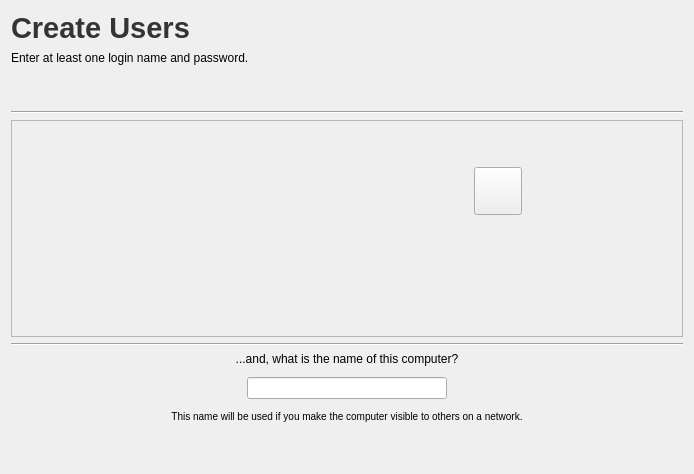
<?xml version="1.0" encoding="UTF-8"?>
<ui version="4.0">
 <class>UserCreation</class>
 <widget class="QWidget" name="UserCreation">
  <property name="geometry">
   <rect>
    <x>0</x>
    <y>0</y>
    <width>694</width>
    <height>474</height>
   </rect>
  </property>
  <property name="windowTitle">
   <string/>
  </property>
  <layout class="QVBoxLayout" name="verticalLayout_2">
   <item>
    <widget class="QLabel" name="label">
     <property name="maximumSize">
      <size>
       <width>16777215</width>
       <height>50</height>
      </size>
     </property>
     <property name="font">
      <font>
       <pointsize>14</pointsize>
      </font>
     </property>
     <property name="text">
      <string>&lt;!DOCTYPE HTML PUBLIC &quot;-//W3C//DTD HTML 4.0//EN&quot; &quot;http://www.w3.org/TR/REC-html40/strict.dtd&quot;&gt;
&lt;html&gt;&lt;head&gt;&lt;meta name=&quot;qrichtext&quot; content=&quot;1&quot; /&gt;&lt;style type=&quot;text/css&quot;&gt;
p, li { white-space: pre-wrap; }
&lt;/style&gt;&lt;/head&gt;&lt;body style=&quot; font-family:'Sans Serif'; font-size:14pt; font-weight:400; font-style:normal;&quot;&gt;
&lt;p style=&quot; margin-top:0px; margin-bottom:0px; margin-left:0px; margin-right:0px; -qt-block-indent:0; text-indent:0px;&quot;&gt;&lt;span style=&quot; font-size:22pt; font-weight:600; color:#343434;&quot;&gt;Create Users&lt;/span&gt;&lt;/p&gt;&lt;/body&gt;&lt;/html&gt;</string>
     </property>
    </widget>
   </item>
   <item>
    <widget class="QLabel" name="label_2">
     <property name="text">
      <string>Enter at least one login name and password.</string>
     </property>
     <property name="scaledContents">
      <bool>true</bool>
     </property>
     <property name="wordWrap">
      <bool>true</bool>
     </property>
    </widget>
   </item>
   <item>
    <spacer name="verticalSpacer">
     <property name="orientation">
      <enum>Qt::Vertical</enum>
     </property>
     <property name="sizeType">
      <enum>QSizePolicy::Fixed</enum>
     </property>
     <property name="sizeHint" stdset="0">
      <size>
       <width>20</width>
       <height>40</height>
      </size>
     </property>
    </spacer>
   </item>
   <item>
    <widget class="Line" name="line">
     <property name="orientation">
      <enum>Qt::Horizontal</enum>
     </property>
    </widget>
   </item>
   <item>
    <widget class="QScrollArea" name="scrollArea">
     <property name="widgetResizable">
      <bool>true</bool>
     </property>
     <widget class="QWidget" name="scrollAreaWidgetContents">
      <property name="geometry">
       <rect>
        <x>0</x>
        <y>0</y>
        <width>680</width>
        <height>208</height>
       </rect>
      </property>
      <property name="sizePolicy">
       <sizepolicy hsizetype="Expanding" vsizetype="Minimum">
        <horstretch>0</horstretch>
        <verstretch>0</verstretch>
       </sizepolicy>
      </property>
      <layout class="QVBoxLayout" name="verticalLayout_3">
       <property name="sizeConstraint">
        <enum>QLayout::SetNoConstraint</enum>
       </property>
       <item>
        <layout class="QVBoxLayout" name="verticalLayout">
         <property name="spacing">
          <number>1</number>
         </property>
         <property name="sizeConstraint">
          <enum>QLayout::SetFixedSize</enum>
         </property>
         <item>
          <spacer name="verticalSpacer_4">
           <property name="orientation">
            <enum>Qt::Vertical</enum>
           </property>
           <property name="sizeHint" stdset="0">
            <size>
             <width>20</width>
             <height>1</height>
            </size>
           </property>
          </spacer>
         </item>
        </layout>
       </item>
       <item>
        <layout class="QHBoxLayout" name="horizontalLayout">
         <item>
          <spacer name="horizontalSpacer">
           <property name="orientation">
            <enum>Qt::Horizontal</enum>
           </property>
           <property name="sizeHint" stdset="0">
            <size>
             <width>40</width>
             <height>20</height>
            </size>
           </property>
          </spacer>
         </item>
         <item>
          <spacer name="horizontalSpacer_9">
           <property name="orientation">
            <enum>Qt::Horizontal</enum>
           </property>
           <property name="sizeHint" stdset="0">
            <size>
             <width>40</width>
             <height>20</height>
            </size>
           </property>
          </spacer>
         </item>
         <item>
          <spacer name="horizontalSpacer_10">
           <property name="orientation">
            <enum>Qt::Horizontal</enum>
           </property>
           <property name="sizeHint" stdset="0">
            <size>
             <width>40</width>
             <height>20</height>
            </size>
           </property>
          </spacer>
         </item>
         <item>
          <widget class="QPushButton" name="addUser">
           <property name="minimumSize">
            <size>
             <width>48</width>
             <height>48</height>
            </size>
           </property>
           <property name="maximumSize">
            <size>
             <width>48</width>
             <height>48</height>
            </size>
           </property>
           <property name="toolTip">
            <string>Add another user account.</string>
           </property>
           <property name="text">
            <string/>
           </property>
          </widget>
         </item>
         <item>
          <spacer name="horizontalSpacer_8">
           <property name="orientation">
            <enum>Qt::Horizontal</enum>
           </property>
           <property name="sizeHint" stdset="0">
            <size>
             <width>40</width>
             <height>20</height>
            </size>
           </property>
          </spacer>
         </item>
        </layout>
       </item>
       <item>
        <spacer name="verticalSpacer_2">
         <property name="orientation">
          <enum>Qt::Vertical</enum>
         </property>
         <property name="sizeHint" stdset="0">
          <size>
           <width>20</width>
           <height>1</height>
          </size>
         </property>
        </spacer>
       </item>
       <item>
        <spacer name="verticalSpacer_5">
         <property name="orientation">
          <enum>Qt::Vertical</enum>
         </property>
         <property name="sizeHint" stdset="0">
          <size>
           <width>20</width>
           <height>1</height>
          </size>
         </property>
        </spacer>
       </item>
       <item>
        <spacer name="verticalSpacer_6">
         <property name="orientation">
          <enum>Qt::Vertical</enum>
         </property>
         <property name="sizeHint" stdset="0">
          <size>
           <width>20</width>
           <height>1</height>
          </size>
         </property>
        </spacer>
       </item>
      </layout>
     </widget>
    </widget>
   </item>
   <item>
    <widget class="Line" name="line_2">
     <property name="orientation">
      <enum>Qt::Horizontal</enum>
     </property>
    </widget>
   </item>
   <item>
    <layout class="QGridLayout" name="_23">
     <property name="verticalSpacing">
      <number>11</number>
     </property>
     <item row="1" column="3">
      <widget class="QLineEdit" name="hostname">
       <property name="sizePolicy">
        <sizepolicy hsizetype="Expanding" vsizetype="Fixed">
         <horstretch>0</horstretch>
         <verstretch>0</verstretch>
        </sizepolicy>
       </property>
       <property name="minimumSize">
        <size>
         <width>200</width>
         <height>0</height>
        </size>
       </property>
       <property name="maximumSize">
        <size>
         <width>200</width>
         <height>16777215</height>
        </size>
       </property>
       <property name="alignment">
        <set>Qt::AlignCenter</set>
       </property>
      </widget>
     </item>
     <item row="2" column="1" colspan="5">
      <widget class="QLabel" name="hostname_extra_label">
       <property name="styleSheet">
        <string>font-weight: normal</string>
       </property>
       <property name="text">
        <string>&lt;small&gt;This name will be used if you make the computer visible to others on a network.&lt;/small&gt;</string>
       </property>
       <property name="alignment">
        <set>Qt::AlignCenter</set>
       </property>
       <property name="wordWrap">
        <bool>false</bool>
       </property>
      </widget>
     </item>
     <item row="0" column="2" colspan="3">
      <widget class="QLabel" name="label_3">
       <property name="text">
        <string>...and, what is the name of this computer?</string>
       </property>
       <property name="alignment">
        <set>Qt::AlignCenter</set>
       </property>
      </widget>
     </item>
     <item row="0" column="0" rowspan="3">
      <spacer name="horizontalSpacer_2">
       <property name="orientation">
        <enum>Qt::Horizontal</enum>
       </property>
       <property name="sizeHint" stdset="0">
        <size>
         <width>40</width>
         <height>20</height>
        </size>
       </property>
      </spacer>
     </item>
     <item row="0" column="6" rowspan="3">
      <spacer name="horizontalSpacer_3">
       <property name="orientation">
        <enum>Qt::Horizontal</enum>
       </property>
       <property name="sizeHint" stdset="0">
        <size>
         <width>40</width>
         <height>20</height>
        </size>
       </property>
      </spacer>
     </item>
     <item row="0" column="1" rowspan="2">
      <spacer name="horizontalSpacer_4">
       <property name="orientation">
        <enum>Qt::Horizontal</enum>
       </property>
       <property name="sizeHint" stdset="0">
        <size>
         <width>40</width>
         <height>20</height>
        </size>
       </property>
      </spacer>
     </item>
     <item row="1" column="4">
      <spacer name="horizontalSpacer_5">
       <property name="orientation">
        <enum>Qt::Horizontal</enum>
       </property>
       <property name="sizeHint" stdset="0">
        <size>
         <width>40</width>
         <height>20</height>
        </size>
       </property>
      </spacer>
     </item>
     <item row="1" column="2">
      <spacer name="horizontalSpacer_6">
       <property name="orientation">
        <enum>Qt::Horizontal</enum>
       </property>
       <property name="sizeHint" stdset="0">
        <size>
         <width>40</width>
         <height>20</height>
        </size>
       </property>
      </spacer>
     </item>
     <item row="0" column="5" rowspan="2">
      <spacer name="horizontalSpacer_7">
       <property name="orientation">
        <enum>Qt::Horizontal</enum>
       </property>
       <property name="sizeHint" stdset="0">
        <size>
         <width>40</width>
         <height>20</height>
        </size>
       </property>
      </spacer>
     </item>
    </layout>
   </item>
   <item>
    <spacer name="verticalSpacer_3">
     <property name="orientation">
      <enum>Qt::Vertical</enum>
     </property>
     <property name="sizeType">
      <enum>QSizePolicy::Fixed</enum>
     </property>
     <property name="sizeHint" stdset="0">
      <size>
       <width>20</width>
       <height>40</height>
      </size>
     </property>
    </spacer>
   </item>
  </layout>
 </widget>
 <resources>
  <include location="../tribe.qrc"/>
 </resources>
 <connections/>
</ui>
